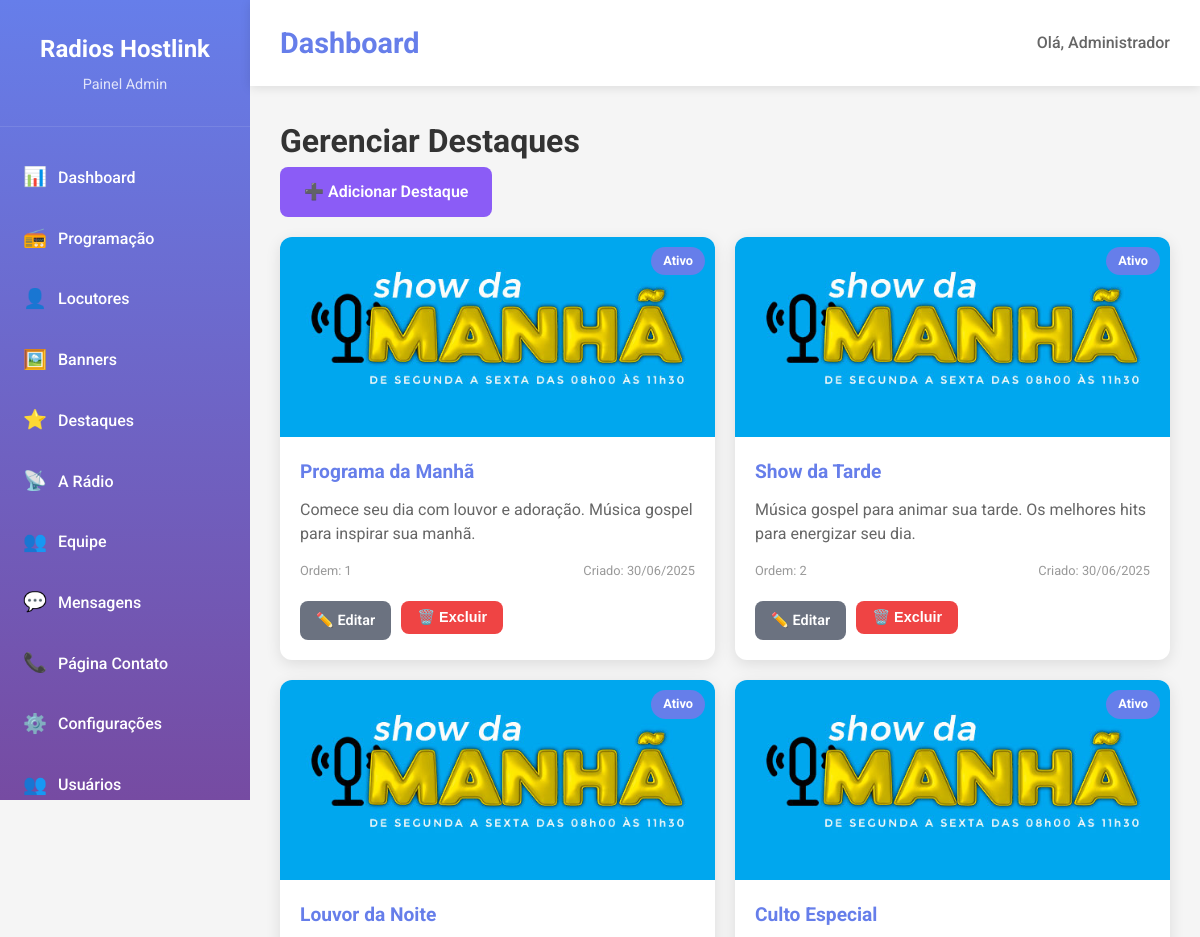
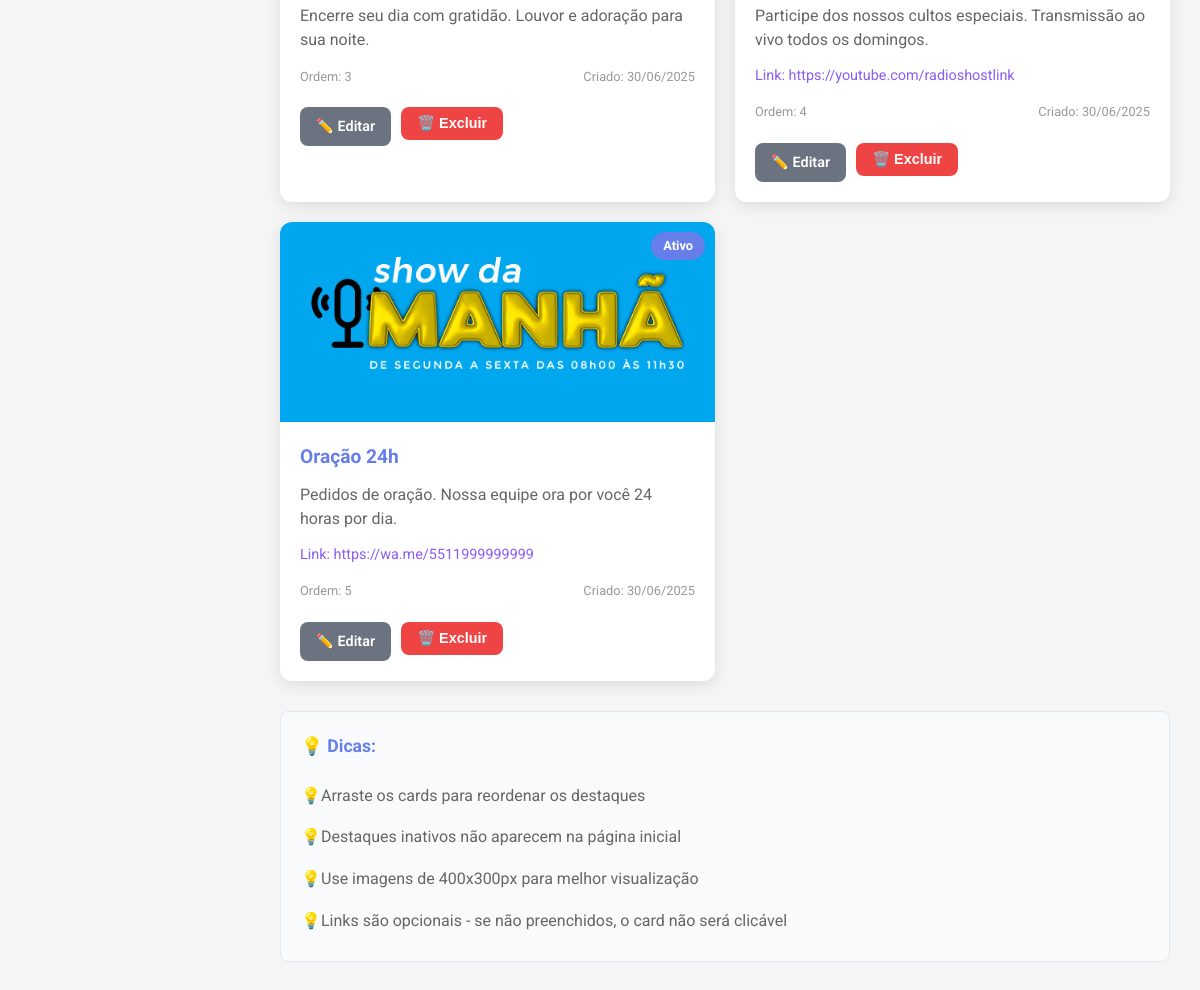
/admin/destaques (signed in), run on the app's committed database (2 pictures, top to bottom).
### app.py (models this page shows)
class Configuracao(db.Model):
    id = db.Column(db.Integer, primary_key=True)
    chave = db.Column(db.String(100), nullable=False)
    valor = db.Column(db.Text)
    criado_em = db.Column(db.DateTime, default=datetime.utcnow)

class Usuario(UserMixin, db.Model):
    id = db.Column(db.Integer, primary_key=True)
    nome = db.Column(db.String(100), nullable=False)
    email = db.Column(db.String(100), unique=True, nullable=False)
    senha = db.Column(db.String(255), nullable=False)
    nivel = db.Column(db.String(20), default='admin')
    criado_em = db.Column(db.DateTime, default=datetime.utcnow)

class Destaque(db.Model):
    id = db.Column(db.Integer, primary_key=True)
    titulo = db.Column(db.String(100), nullable=False)
    descricao = db.Column(db.Text)
    imagem = db.Column(db.String(255))
    link = db.Column(db.String(255))
    ordem = db.Column(db.Integer, default=0)  # Para controlar a ordem de exibição
    ativo = db.Column(db.Boolean, default=True)
    criado_em = db.Column(db.DateTime, default=datetime.utcnow)
    atualizado_em = db.Column(db.DateTime, default=datetime.utcnow, onupdate=datetime.utcnow)

### app.py (the view)
@app.route('/admin/destaques')
@login_required
def admin_destaques():
    config = get_site_config()
    destaques = Destaque.query.order_by(Destaque.ordem).all()
    return render_template('admin/destaques.html', config=config, destaques=destaques)

### app.py (called while the page is built)
@login_manager.user_loader
def load_user(user_id):
    return Usuario.query.get(int(user_id))

### templates/admin/destaques.html (shortened to what this page needs)
{% extends "admin/base.html" %}
{% block content %}
<div class="admin-content">
    <div class="content-header">
        <h1>Gerenciar Destaques</h1>
        <a href="{{ url_for('admin_destaques_adicionar') }}" class="btn btn-primary">➕ Adicionar Destaque</a>
    </div>
    <div class="destaques-list">
        {% if destaques %}
            <div class="destaques-grid" id="destaques-grid">
                {% for destaque in destaques %}
                <div class="destaque-card" data-id="{{ destaque.id }}">
                    <div class="destaque-image">
                        {% if destaque.imagem %}
                            <img src="{{ destaque.imagem }}" alt="{{ destaque.titulo }}">
                        {% else %}
                            <div class="no-image">Sem imagem</div>
                        {% endif %}
                        <div class="destaque-status {{ 'ativo' if destaque.ativo else 'inativo' }}">
                            {{ 'Ativo' if destaque.ativo else 'Inativo' }}
                        </div>
                    </div>
                    <div class="destaque-info">
                        <h3>{{ destaque.titulo }}</h3>
                        <p>{{ destaque.descricao[:100] }}{% if destaque.descricao|length > 100 %}...{% endif %}</p>
                        {% if destaque.link %}
                            <small class="destaque-link">Link: {{ destaque.link }}</small>
                        {% endif %}
                        <div class="destaque-meta">
                            <span class="ordem">Ordem: {{ destaque.ordem }}</span>
                            <span class="data">Criado: {{ destaque.criado_em.strftime('%d/%m/%Y') }}</span>
                        </div>
                    </div>
                    <div class="destaque-actions">
                        <a href="{{ url_for('admin_destaques_editar', id=destaque.id) }}" class="btn btn-small btn-secondary">✏️ Editar</a>
                        <form method="POST" action="{{ url_for('admin_destaques_excluir', id=destaque.id) }}" style="display: inline;" onsubmit="return confirm('Tem certeza que deseja excluir este destaque?')">
                            <button type="submit" class="btn btn-small btn-danger">🗑️ Excluir</button>
                        </form>
                    </div>
                </div>
                {% endfor %}
            </div>
            <div class="destaques-help">
                <h3>💡 Dicas:</h3>
                <ul>
                    <li>Arraste os cards para reordenar os destaques</li>
                    <li>Destaques inativos não aparecem na página inicial</li>
                    <li>Use imagens de 400x300px para melhor visualização</li>
                    <li>Links são opcionais - se não preenchidos, o card não será clicável</li>
                </ul>
            </div>
        {% endif %}
    </div>
</div>
{% endblock %}

### templates/admin/base.html (shortened to what this page needs)
<!DOCTYPE html>
<html lang="pt-br">
<head>
    <link rel="stylesheet" href="{{ url_for('static', filename='css/admin.css') }}">
</head>
<body class="admin">
    <aside class="sidebar">
        <div class="sidebar-header">
            <h2>{{ config.nome_site }}</h2>
            <p>Painel Admin</p>
        </div>
        <nav class="sidebar-nav">
            <a href="{{ url_for('admin_dashboard') }}" class="nav-item">
                <span class="nav-icon">📊</span>
                <span class="nav-text">Dashboard</span>
            </a>
            <a href="{{ url_for('admin_programacao') }}" class="nav-item">
                <span class="nav-icon">📻</span>
                <span class="nav-text">Programação</span>
            </a>
            <a href="{{ url_for('admin_locutores') }}" class="nav-item">
                <span class="nav-icon">👤</span>
                <span class="nav-text">Locutores</span>
            </a>
            <a href="{{ url_for('admin_banners') }}" class="nav-item">
                <span class="nav-icon">🖼️</span>
                <span class="nav-text">Banners</span>
            </a>
            <a href="{{ url_for('admin_destaques') }}" class="nav-item">
                <span class="nav-icon">⭐</span>
                <span class="nav-text">Destaques</span>
            </a>
            <a href="{{ url_for('admin_a_radio') }}" class="nav-item">
                <span class="nav-icon">📡</span>
                <span class="nav-text">A Rádio</span>
            </a>
            <a href="{{ url_for('admin_equipe') }}" class="nav-item">
                <span class="nav-icon">👥</span>
                <span class="nav-text">Equipe</span>
            </a>
            <a href="{{ url_for('admin_mensagens') }}" class="nav-item">
                <span class="nav-icon">💬</span>
                <span class="nav-text">Mensagens</span>
            </a>
            <a href="{{ url_for('admin_contato') }}" class="nav-item">
                <span class="nav-icon">📞</span>
                <span class="nav-text">Página Contato</span>
            </a>
            <a href="{{ url_for('admin_configuracoes') }}" class="nav-item">
                <span class="nav-icon">⚙️</span>
                <span class="nav-text">Configurações</span>
            </a>
            <a href="{{ url_for('admin_usuarios') }}" class="nav-item">
                <span class="nav-icon">👥</span>
                <span class="nav-text">Usuários</span>
            </a>
        </nav>
    </aside>
    <main class="main-content">
        <header class="top-bar">
            <div class="top-bar-left">
                <h1>{% block page_title %}Dashboard{% endblock %}</h1>
            </div>
            <div class="top-bar-right">
                <div class="user-info">
                    <span>Olá, {{ current_user.nome }}</span>
                </div>
            </div>
        </header>
        <div class="page-content">
            {% block content %}{% endblock %}
        </div>
    </main>
</body>
</html>

### static/css/admin.css (style rules this page uses)
* { margin: 0; padding: 0; box-sizing: border-box; }
body { font-family: 'Roboto', sans-serif; background-color: #f5f5f5; color: #333; line-height: 1.6; }
.admin { display: flex; min-height: 100vh; }
.sidebar { width: 250px; background: linear-gradient(180deg, #667eea, #764ba2); color: white; display: flex; flex-direction: column; position: fixed; height: 100vh; overflow-y: auto; }
.sidebar-header { padding: 30px 20px; border-bottom: 1px solid rgba(255,255,255,0.1); text-align: center; }
.sidebar-header h2 { font-size: 1.5rem; margin-bottom: 5px; }
.sidebar-header p { opacity: 0.8; font-size: 0.9rem; }
.sidebar-nav { flex: 1; padding: 20px 0; }
.nav-item { display: flex; align-items: center; padding: 15px 20px; color: white; text-decoration: none; transition: background 0.3s ease; border-left: 3px solid transparent; }
.nav-icon { font-size: 1.2rem; margin-right: 15px; width: 20px; text-align: center; }
.nav-text { font-weight: 500; }
.main-content { flex: 1; margin-left: 250px; display: flex; flex-direction: column; }
.top-bar { background: white; padding: 20px 30px; box-shadow: 0 2px 10px rgba(0,0,0,0.1); display: flex; justify-content: space-between; align-items: center; position: sticky; top: 0; z-index: 100; }
.top-bar-left { display: flex; align-items: center; gap: 20px; }
.top-bar-left h1 { color: #667eea; font-size: 1.8rem; }
.user-info { color: #666; font-weight: 500; }
.page-content { flex: 1; padding: 30px; }
.btn { display: inline-flex; align-items: center; gap: 8px; padding: 12px 24px; border: none; border-radius: 8px; font-size: 1rem; font-weight: 600; text-decoration: none; cursor: pointer; transition: all 0.3s ease; text-align: center; }
.btn-primary { background: #8b5cf6; color: white; }
.btn-secondary { background: #6b7280; color: white; }
.btn-danger { background: #ef4444; color: white; }
.btn-small { padding: 8px 16px; font-size: 0.9rem; }
.destaques-list { margin-top: 20px; }
.destaques-grid { display: grid; grid-template-columns: repeat(auto-fill, minmax(350px, 1fr)); gap: 20px; margin-bottom: 30px; }
.destaque-card { background: white; border-radius: 12px; box-shadow: 0 4px 15px rgba(0,0,0,0.1); overflow: hidden; transition: all 0.3s ease; cursor: move; }
.destaque-image { position: relative; height: 200px; overflow: hidden; }
.destaque-image img { width: 100%; height: 100%; object-fit: cover; }
.destaque-status { position: absolute; top: 10px; right: 10px; padding: 4px 12px; border-radius: 20px; font-size: 0.8rem; font-weight: bold; color: white; }
.destaque-status.ativo { background: #667eea; }
.destaque-info { padding: 20px; }
.destaque-info h3 { color: #667eea; margin-bottom: 10px; font-size: 1.2rem; }
.destaque-info p { color: #666; margin-bottom: 10px; line-height: 1.5; }
.destaque-link { color: #8b5cf6; text-decoration: none; font-size: 0.9rem; }
.destaque-meta { display: flex; justify-content: space-between; font-size: 0.8rem; color: #999; margin-top: 15px; }
.destaque-actions { padding: 0 20px 20px; display: flex; gap: 10px; }
.destaques-help { background: #f8fafc; border: 1px solid #e2e8f0; border-radius: 8px; padding: 20px; margin-top: 20px; }
.destaques-help h3 { color: #667eea; margin-bottom: 15px; font-size: 1.1rem; }
.destaques-help ul { list-style: none; padding: 0; }
.destaques-help li { padding: 8px 0; color: #666; position: relative; padding-left: 20px; }
.destaques-help li:before { content: "💡"; position: absolute; left: 0; top: 8px; }

### data on the page
Configuracao: nome_site "Radios Hostlink"
Usuario: nome "Administrador"
Destaque: imagem (picture), ativo "Ativo", titulo "Programa da Manhã", descricao "Comece seu dia com louvor e adoração. Música gospel para inspirar sua manhã.", ordem "1", criado_em "30/06/2025"
Destaque: imagem (picture), ativo "Ativo", titulo "Show da Tarde", descricao "Música gospel para animar sua tarde. Os melhores hits para energizar seu dia.", ordem "2", criado_em "30/06/2025"
Destaque: imagem (picture), ativo "Ativo", titulo "Louvor da Noite", descricao "Encerre seu dia com gratidão. Louvor e adoração para sua noite.", ordem "3", criado_em "30/06/2025"
Destaque: imagem (picture), ativo "Ativo", titulo "Culto Especial", descricao "Participe dos nossos cultos especiais. Transmissão ao vivo todos os domingos.", link "https://youtube.com/radioshostlink", ordem "4", criado_em "30/06/2025"
Destaque: imagem (picture), ativo "Ativo", titulo "Oração 24h", descricao "Pedidos de oração. Nossa equipe ora por você 24 horas por dia.", link "https://wa.me/5511999999999", ordem "5", criado_em "30/06/2025"
